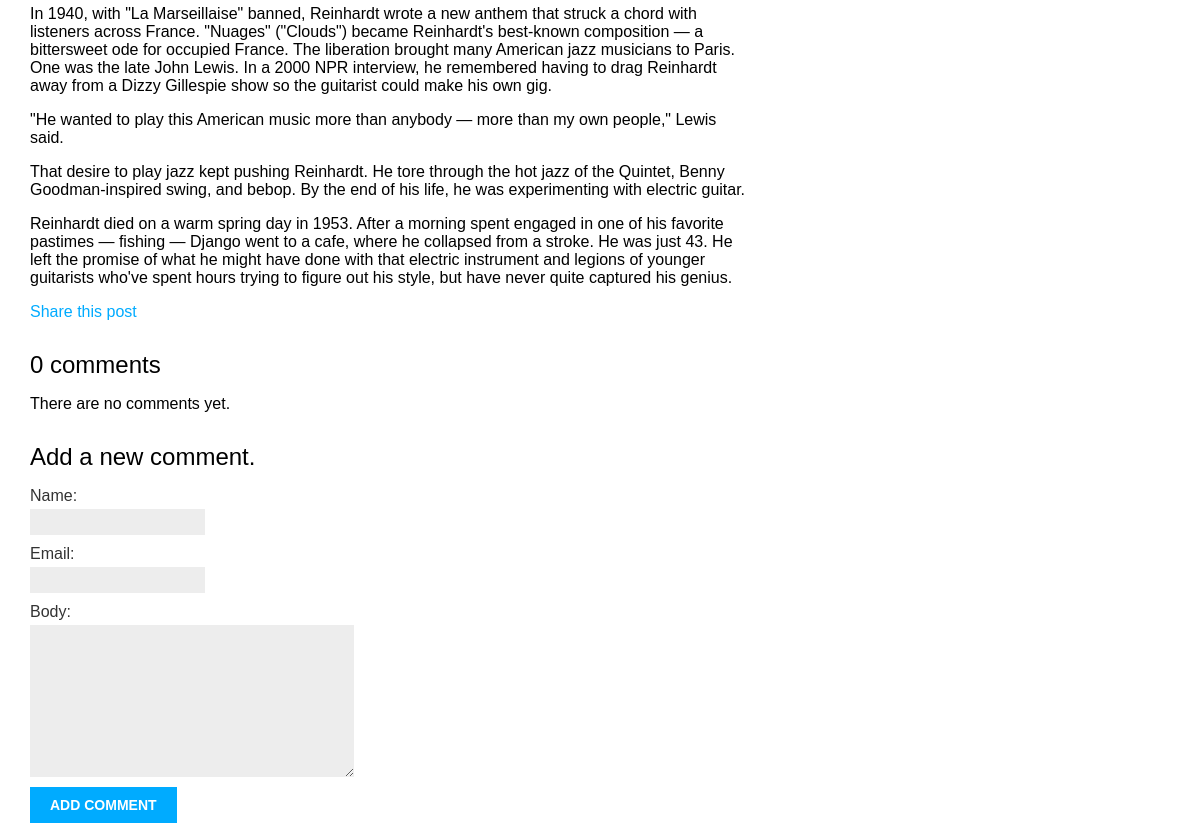
The page /blog/2013/9/15/who-was-django-reinhardt/ (lower part) on the database as committed earlier.
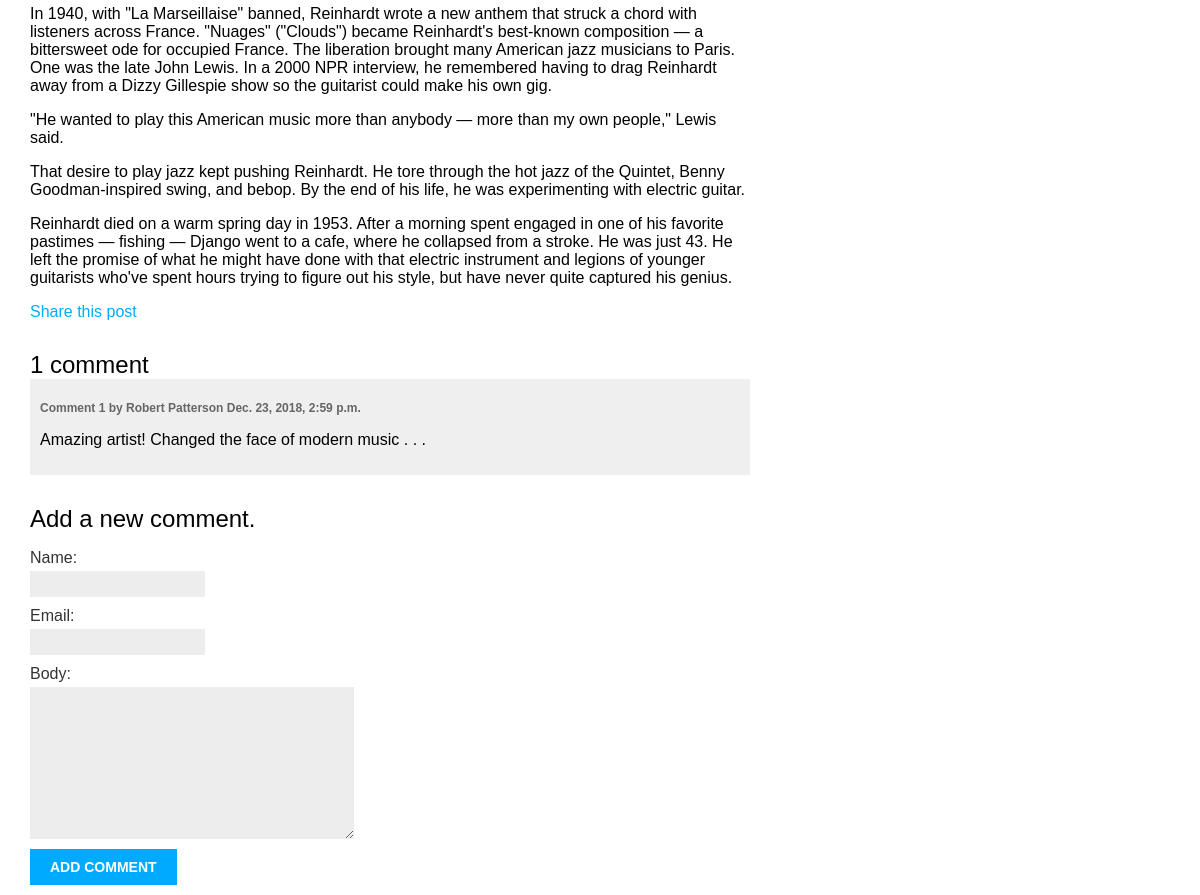
The same page on the database as committed later.
### blog/models.py (models this page shows, shortened)
class Post(models.Model):
    STATUS_CHOICES = (
        ('draft', 'Draft'),
        ('published', 'Published'),
    )
    title = models.CharField(max_length=250)
    slug = models.SlugField(max_length=250, unique_for_date='publish')
    author = models.ForeignKey(User, on_delete=models.CASCADE, related_name='blog_posts')
    body = models.TextField()
    publish = models.DateTimeField(default=timezone.now)
    created = models.DateTimeField(auto_now_add=True)
    updated = models.DateTimeField(auto_now=True)
    status = models.CharField(max_length=10, choices=STATUS_CHOICES, default='draft')
    objects = models.Manager() # The default manager
    published = PublishedManager() # Our custom manager
    tags = TaggableManager()
    class Meta:
        ordering = ('-publish',)

class Comment(models.Model):
    post = models.ForeignKey(Post, on_delete=models.CASCADE, related_name='comments')
    name = models.CharField(max_length=80)
    email = models.EmailField()
    body = models.TextField()
    created = models.DateTimeField(auto_now_add=True)
    updated = models.DateTimeField(auto_now=True)
    active = models.BooleanField(default=True)
    class Meta:
        ordering = ('created',)

### blog/views.py (the view)
def post_detail(request, year, month, day, post):
    post = get_object_or_404(Post, slug=post, status='published', publish__year=year,
                            publish__month=month, publish__day=day)
    comments = post.comments.filter(active=True)
    new_comment = None
    if request.method == 'POST':
        comment_form = CommentForm(data=request.POST)
        if comment_form.is_valid():
            new_comment = comment_form.save(commit=False)
            new_comment.post = post
            new_comment.save()
    else:
        comment_form = CommentForm()
    return render(request, 'blog/post/detail.html', {'post': post,
                                                        'comments': comments,
                                                        'new_comment': new_comment,
                                                        'comment_form': comment_form})

### blog/forms.py
class CommentForm(forms.ModelForm):
    class Meta:
        model = Comment
        fields = ('name', 'email', 'body')

### blog/templates/blog/post/detail.html (shortened to what this page needs)
{% extends "blog/base.html" %}
{% block content %}
    {{ post.body|linebreaks }}
    <p>
        <a href="{% url 'blog:post_share' post.id  %}">
            Share this post
        </a>
    </p>
    {% with comments.count as total_comments %}
        <h2> {{ total_comments }} comment{{ total_comments|pluralize }} </h2>
    {% endwith %}
    {% for comment in comments %}
    <div class="comment">
        <p class="info">
            Comment {{ forloop.counter }} by {{ comment.name }}
            {{ comment.created }}
        </p>
        {{ comment.body|linebreaks }}
    </div>
    {% empty %}
    <p>There are no comments yet.</p>
    {% endfor %}
    {% if new_comment %}
    <h2>Your comment has been successfully added.</h2>
    {% else %}
    <h2>Add a new comment.</h2>
    <form action="" method="post">
        {{ comment_form.as_p }}
        <p><input type="submit" value="Add Comment" /></p>
    </form>
    {% endif %}
{% endblock %}

### blog/templates/blog/base.html (shortened to what this page needs)
{% load static %}
<!DOCTYPE html>
<html>
<head>
    <link rel="stylesheet" type="text/css" media="screen" href="{% static 'css/blog.css' %}" />
</head>
<body>
    <div id="content">
        {% block content %}
        {% endblock %}
    </div>
</body>
</html>

### blog/static/css/blog.css (style rules this page uses)
body { margin:0; padding:0; font-family:helvetica, sans-serif; }
a { color:#00abff; text-decoration:none; }
h2 { font-weight:normal; margin:30px 0 0; }
#content { float:left; width:60%; padding:0 0 0 30px; }
label { float:left; clear:both; color:#333; margin-bottom:4px; }
input, textarea { clear:both; float:left; margin:0 0 10px; background:#ededed; border:0; padding:6px 10px; font-size:12px; }
input[type=submit] { font-weight:bold; background:#00abff; color:#fff; padding:10px 20px; font-size:14px; text-transform:uppercase; }
.comment { padding:10px; }
.comment:nth-child(even) { background:#efefef; }
.comment .info { font-weight:bold; font-size:12px; color:#666; }

Rows that differ between the two databases and show on the page:
added Comment: name "Robert Patterson", created "Dec. 23, 2018, 2:59 p.m.", body "Amazing artist! Changed the face of modern music . . ."
Other text that changed with them:
{{ total_comments }}: "0" → "1"
text no longer shown: "There are no comments yet."
